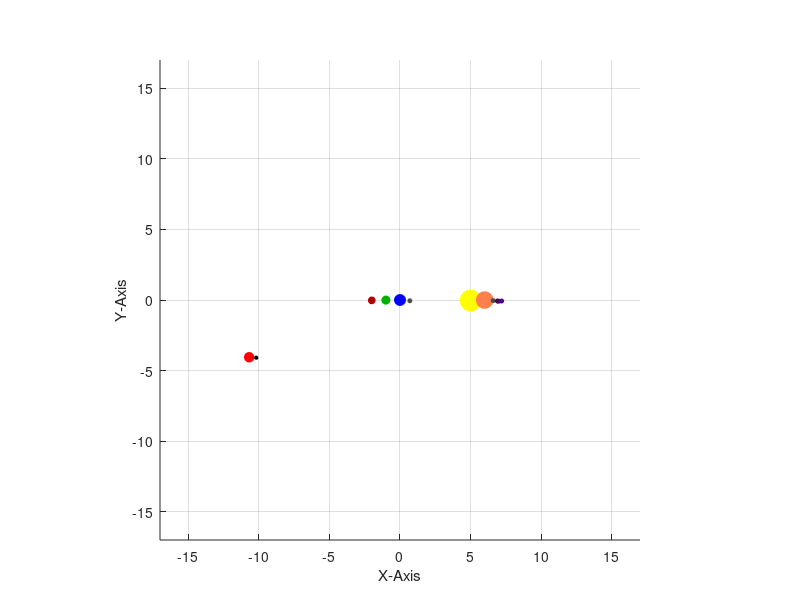

Source code (MATLAB):
%class 2401
%home 29.01.
%solar system (geocentric)

%------------preparation-----------------------------------------------------------------------------------------
figure('units','norm','position',[.1 .1 .8 .7],'color',[.9 .9 .9],'name', "Solar System"); %Creating Window
axes('position',[.1 .1 .8 .8],'color',[1 1 1], 'xlim',[-17 17],'ylim',[-17 17]);  %Creating Axis
grid on;                                        %turing on grid in coordinate system
xlabel ("X-Axis");                               %labeling the axis
ylabel ("Y-Axis");                               %labeling the axis
zlabel ("Z-Axis");                               %labeling the axis
axis ('square');                                 %squaring axis
%view(325,135)                                   %Tilting coordinate system

%------------Drawing Sun------------------------------------------------------------------------------------------
h_Sun=line(0,0,0,'marker','o','markersize',[15],'markerfacecolor','yellow','color','yellow'); %creating the ball
we=1;               %angular speed earth
re=5;               %orbit radius earthxs=ys=0;            

%------------Drawing Mercure----------------------------------------------------------------------------------------
h_Mercure=line(0,0,0,'marker','o','markersize',[5],'color',[.7 0 0],'markerfacecolor',[.7 0 0]); %creating the ball
wm=3;               %angular speed mercure
rm=3;               %orbit radius mecure

%------------Drawing Venus----------------------------------------------------------------------------------------
h_Venus=line(0,0,0,'marker','o','markersize',[6],'color',[0 .7 0],'markerfacecolor',[0 .7 0]); %creating the ball
wv=1.5;             %angular speed venus
rv=4;               %orbit radius venus

%------------Drawing Earth----------------------------------------------------------------------------------------
h_Earth=line(0,0,0,'marker','o','markersize',[8],'color',[0 0 1],'markerfacecolor',[0 0 1]); %creating the ball
xe=ye=0;

%------------Drawing Moon------------------------------------------------------------------------------------------
h_Moon=line(0,0,0,'marker','o','markersize',[3],'color',[.3 .3 .3],'markerfacecolor',[.3 .3 .3]); %creating the ball
wmo=12;             %angular speed Moon
rmo=.7;             %orbit radius moon

%------------Drawing Mars------------------------------------------------------------------------------------------
h_Mars=line(0,0,0,'marker','o','markersize',[7],'color',[1 0 0],'markerfacecolor',[1 0 0]); %creating the ball
wma=.8;             %angular speed Mars
rma=7;              %orbit radius Mars

%------------Drawing Marsmoom------------------------------------------------------------------------------------------
h_Marsmoon=line(0,0,0,'marker','o','markersize',[2.5],'color',[0 0 0],'markerfacecolor',[0 0 0]); %creating the ball
wmma=10;             %angular speed Marsmoon
rmma=.5;             %orbit radius Marsmoon

%------------Drawing Jupiter------------------------------------------------------------------------------------------
h_Jupiter=line(0,0,'marker','o','markersize',[12],'color',[1 .5 .3],'markerfacecolor',[1 .5 .3]);
wj=.5;              %angular speed jupiter
rj=11;              %orbit radius jupiter

%------------Drawing MoonJ1------------------------------------------------------------------------------------------
h_MoonJ1=line(0,0,'marker','o','markersize',[3],'color',[.3 .3 .3],'markerfacecolor',[.3 .3 .3]);
wmj1=10;             %angular speed Moon
rmj1=.6;             %orbit radius moon

%------------Drawing MoonJ2------------------------------------------------------------------------------------------
h_MoonJ2=line(0,0,'marker','o','markersize',[3],'color',[0 .3 .3],'markerfacecolor',[0 .3 .3]);
wmj2=13;             %angular speed Moon
rmj2=1;             %orbit radius moon

%------------Drawing MoonJ3------------------------------------------------------------------------------------------
h_MoonJ3=line(0,0,'marker','o','markersize',[3],'color',[.3 0 .3],'markerfacecolor',[.3 0 .3]);
wmj3=12;             %angular speed Moon
rmj3=.9;             %orbit radius moon

%------------Drawing MoonJ4------------------------------------------------------------------------------------------
h_MoonJ4=line(0,0,'marker','o','markersize',[3],'color',[.3 0 .6],'markerfacecolor',[.3 0 .6]);
wmj4=9;             %angular speed Moon
rmj4=1.2;             %orbit radius moon
      
%------------Making planets move------------------------------------------------------------------------------------

%---Sun---
%set(h_Sun,'xdata',xs,'ydata',ys);

for t=0:.02:4*pi                                     %setting up loop for one rotation
   
  %----Earth----
  xe=re*cos(we*t);                                   %getting x for earth
  ye=re*sin(we*t);                                   %getting y for earth
  set(h_Earth,'xdata',0,'ydata',0);                %putting earth there
   
  %----Moon----
  xmo=rmo*cos(wmo*t);                                %getting x for moon
  ymo=rmo*sin(wmo*t);                                %getting y for moon
  set(h_Moon,'xdata',xmo,'ydata',ymo);         %putting moon there
  
  %----Mercure----
  xm=rm*cos(wm*t);                                   %getting x for mercure
  ym=rm*sin(wm*t);                                   %getting y for mercure
  set(h_Mercure,'xdata',xm-xe,'ydata',ym-ye);              %putting mercure there
  
  %----Venus----
  xv=rv*cos(wv*t);                                   %getting x for venus
  yv=rv*sin(wv*t);                                   %getting y for venus
  set(h_Venus,'xdata',xv-xe,'ydata',yv-ye);                %putting venus there
 
  %----Sun----
  xs=xe;
  ys=ye;
  set(h_Sun,'xdata',xs,'ydata',ys);
  
  %----Mars----
  xma=rma*cos(wma*t);                                %getting x for mars
  yma=rma*sin(wma*t);                                %getting y for mars
  set(h_Mars,'xdata',xma-xe,'ydata',yma-ye);               %putting mars there
  
  %----Marsmoon----
  xmma=rmma*cos(wmma*t);                                %getting x for mars
  ymma=rmma*sin(wmma*t);                                %getting y for mars
  set(h_Marsmoon,'xdata',xma+xmma-xe,'ydata',yma+ymma-ye);    %putting mars there
  
  %----Jupiter----
  xj=rj*cos(wj*t)-xe;                                   %getting x for jupiter
  yj=rj*sin(wj*t)-ye;                                   %getting y for jupiter
  set(h_Jupiter,'xdata',xj,'ydata',yj);              %putting jupiter there
  
  %----MoonJ1----
  xmj1=rmj1*cos(wmj1*t);                                %getting x for earth
  ymj1=rmj1*sin(wmj1*t);                                %getting y for earth
  set(h_MoonJ1,'xdata',xj+xmj1,'ydata',yj+ymj1);         %putting earth there
  
  %----MoonJ2----
  xmj2=rmj2*cos(wmj2*t);                                %getting x for earth
  ymj2=rmj2*sin(wmj2*t);                                %getting y for earth
  set(h_MoonJ2,'xdata',xj+xmj2,'ydata',yj+ymj2);         %putting earth there
  
  %----MoonJ3----
  xmj3=rmj3*cos(wmj3*t);                                %getting x for earth
  ymj3=rmj3*sin(wmj3*t);                                %getting y for earth
  set(h_MoonJ3,'xdata',xj+xmj3,'ydata',yj+ymj3);         %putting earth there
  
  %----MoonJ4----
  xmj4=rmj4*cos(wmj4*t);                                %getting x for earth
  ymj4=rmj4*sin(wmj4*t);                                %getting y for earth
  set(h_MoonJ4,'xdata',xj+xmj4,'ydata',yj+ymj4);         %putting earth there
  
  drawnow;
endfor
